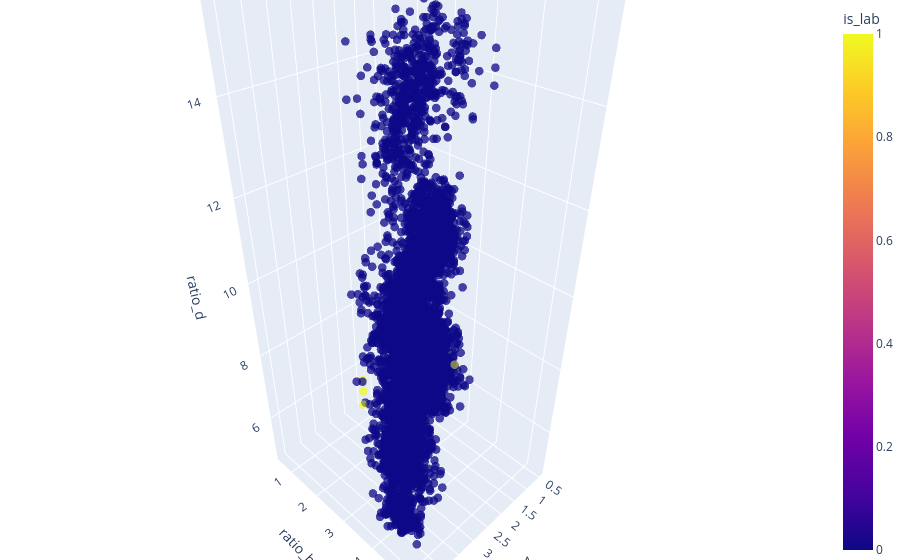

Write notebook code for a chart like this one.
### Code cell
df['is_lab'] = 0
df.loc[(df.pattern_class == "labyrinth") & (df.category == "INT"), 'is_lab'] = 1
fig = px.scatter_3d(
    df,
    x="A",
    y="ratio_b_a",
    z="ratio_d",
    color="is_lab",
    opacity=0.5,
    hover_data={"idx": True},
)
fig.update_traces(marker_size=5)
fig.update_layout(
    margin=dict(l=0, r=0, b=0, t=0)
)

fig.show()

### Figure 1 — Plotly figure (JSON) as saved in the notebook; plotly's stock layout.template omitted (floating-point values rounded to 4 significant figures; data arrays with more than 128 entries replaced by an {"elided": "..."} marker saying what was removed)
{"data": [{"customdata": {"elided": "10800x1 int values"}, "hovertemplate": "A=%{x}<br>ratio_b_a=%{y}<br>ratio_d=%{z}<br>idx=%{customdata[0]}<br>is_lab=%{marker.color}<extra></extra>", "legendgroup": "", "marker": {"color": {"elided": "10800 int values"}, "coloraxis": "coloraxis", "opacity": 0.5, "size": 5, "symbol": "circle"}, "mode": "markers", "name": "", "scene": "scene", "showlegend": false, "type": "scatter3d", "x": {"elided": "10800 float values"}, "y": {"elided": "10800 float values"}, "z": {"elided": "10800 float values"}}], "layout": {"coloraxis": {"colorbar": {"title": {"text": "is_lab"}}, "colorscale": [[0, "#0d0887"], [0.1111, "#46039f"], [0.2222, "#7201a8"], [0.3333, "#9c179e"], [0.4444, "#bd3786"], [0.5556, "#d8576b"], [0.6667, "#ed7953"], [0.7778, "#fb9f3a"], [0.8889, "#fdca26"], [1, "#f0f921"]]}, "legend": {"tracegroupgap": 0}, "margin": {"b": 0, "l": 0, "r": 0, "t": 0}, "scene": {"domain": {"x": [0, 1], "y": [0, 1]}, "xaxis": {"title": {"text": "A"}}, "yaxis": {"title": {"text": "ratio_b_a"}}, "zaxis": {"title": {"text": "ratio_d"}}}}}
